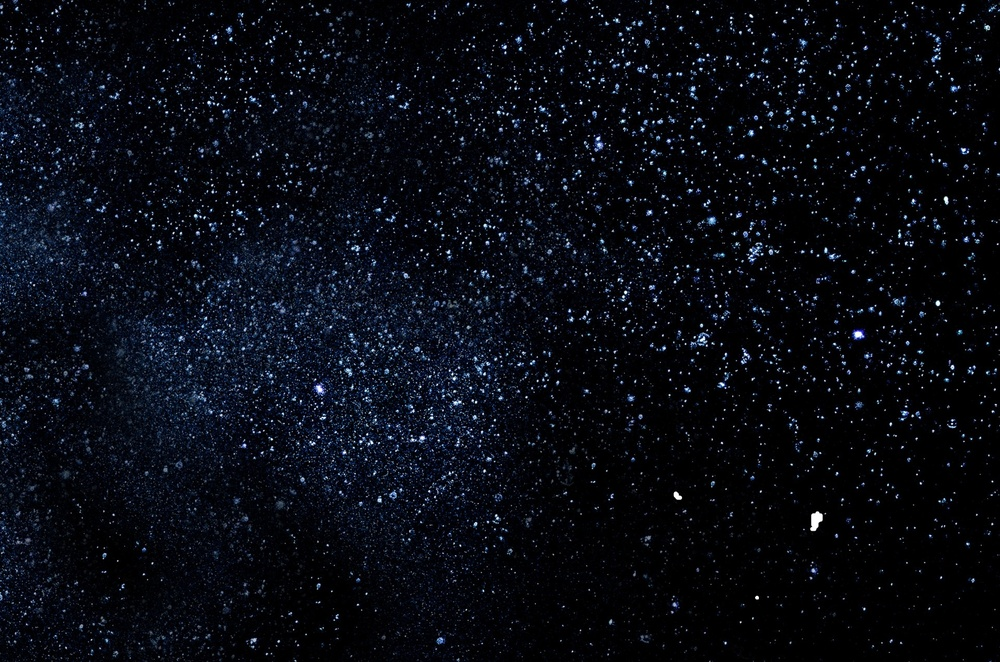
#> input picture images/nightsky1.jpg, 1000 x 662 px, shrunk from 1920 x 1271 before the run; the run also reads 1 picture not shown here
$ python match.py
#> lines starting #> are read from the running program, lines starting #| are printed output that depends on the picture
import cv2
import numpy as np

if __name__ == '__main__' :

    # Read source image.
    im_src = cv2.imread('../images/nightsky1.jpg')
#> im_src is the input picture: shape (662, 1000, 3); mean B, G, R 19.1, 11.4, 9
    # Four corners of the book in source image
    pts_src = np.array([[141.1, 131.1], [480.1, 159.1], [493.1, 630.1],[64.1, 601.1]])


    # Read destination image.
    im_dst = cv2.imread('../images/nightsky2.jpg')
    # Four corners of the book in destination image.
    pts_dst = np.array([[318.1, 256.1],[534.1, 372.1],[316.1, 670.1],[73.1, 473.1]])

    # Calculate Homography
    h, status = cv2.findHomography(pts_src, pts_dst)

    # Warp source image to destination based on homography
    im_out = cv2.warpPerspective(im_src, h, (im_dst.shape[1],im_dst.shape[0]))
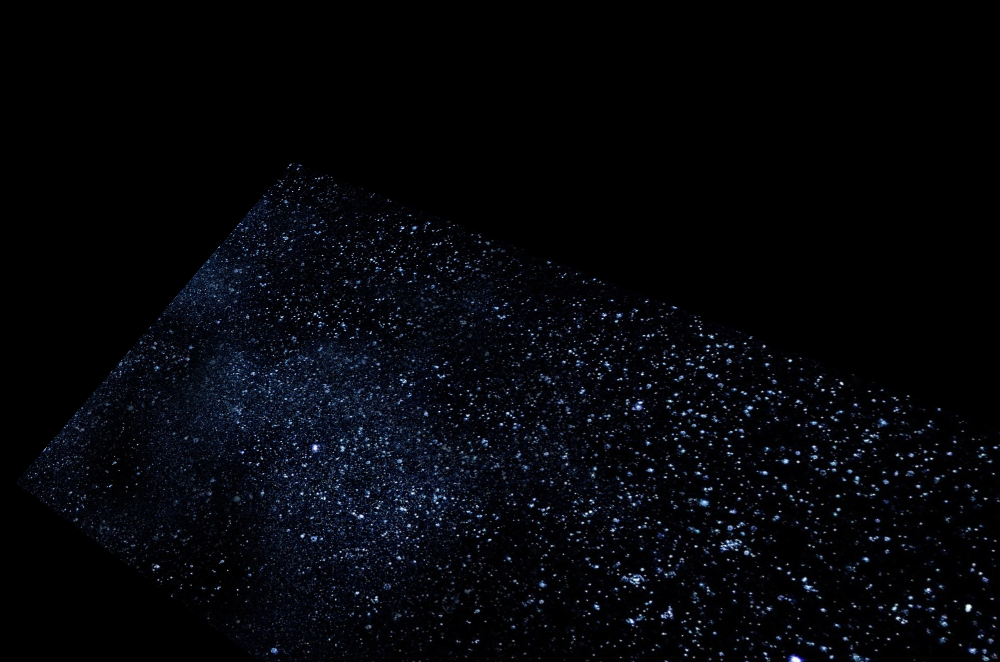
#> im_out: shape (662, 1000, 3); mean B, G, R 10.3, 6.2, 4.9

    # Display images
    #cv2.imshow("Source Image", im_src)
    #cv2.imshow("Destination Image", im_dst)
    cv2.imshow("Warped Source Image", im_out)

    cv2.waitKey(0)
